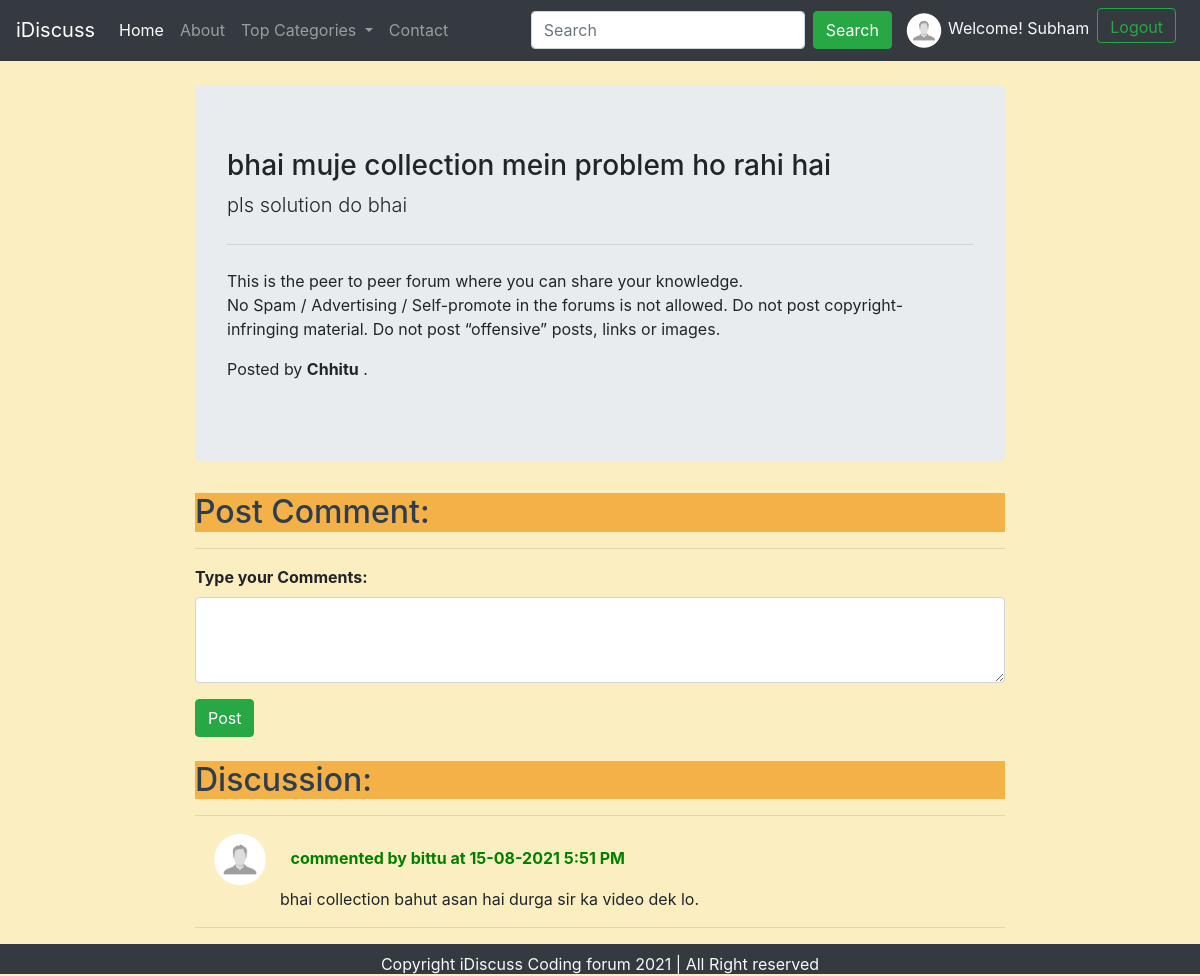
/threadques.php?threadid=22 (signed in), run on the app's committed database.
### tables this page shows
CREATE TABLE `threads` (
  `thread_id` int(7) NOT NULL,
  `thread_title` varchar(255) NOT NULL,
  `thread_desc` text NOT NULL,
  `thread_cat_id` int(7) NOT NULL,
  `thread_user_id` int(7) NOT NULL,
  `timestamp` datetime NOT NULL DEFAULT current_timestamp()
);

CREATE TABLE `users` (
  `sno` int(10) NOT NULL,
  `username` varchar(20) NOT NULL,
  `password` varchar(255) NOT NULL,
  `email` varchar(30) NOT NULL,
  `mobileNo` bigint(12) NOT NULL,
  `date` datetime NOT NULL DEFAULT current_timestamp()
);

CREATE TABLE `comments` (
  `comment_id` int(10) NOT NULL,
  `comment_content` text NOT NULL,
  `thread_id` int(10) NOT NULL,
  `comment_by` int(10) NOT NULL,
  `comment_time` datetime NOT NULL DEFAULT current_timestamp()
);

### threadques.php (the view, shortened to what this page needs)
<!doctype html>
<html lang="en">
<head>
    <link rel="stylesheet" href="https://stackpath.bootstrapcdn.com/bootstrap/4.5.0/css/bootstrap.min.css"
>
    <link rel="stylesheet" href="forum-css/style.css">
</head>
<body style="background-color: #FBEEC1;">
    <?php include 'partials/_header.php'?>
    <?php
       $id= $_GET['threadid'];
       $sql="SELECT * FROM threads WHERE  thread_id=$id";
       $result=mysqli_query($conn,$sql);
       while($row=mysqli_fetch_assoc($result))
       {
          $title=$row['thread_title'];
          $desc=$row['thread_desc'];
          $thread_user_id=$row['thread_user_id'];
       }
                  $sql2="SELECT username FROM `users` WHERE sno= '$thread_user_id' ";
                  $result2=mysqli_query($conn,$sql2);
                  $row2=mysqli_fetch_assoc($result2);
                  $posted_by=$row2['username'];
    ?>
     <div class="container my-4 " style="width:70%;" >
        <div class="jumbotron">
          <h3 > <?php echo $title ?></h3>
          <p class="lead"> <?php echo $desc ?> <p>
          <hr class="my-4">
          <p>This is the peer to peer forum where you can share your knowledge.<br>No Spam / Advertising / Self-promote in the forums is not allowed.
            Do not post copyright-infringing material.
            Do not post “offensive” posts, links or images.
        </p>
         <p>Posted by <b><?php echo ucfirst($posted_by) ?></b> .</p>
        </div>
     </div>
         <?php
           if (isset($_SESSION['loggedin']) && $_SESSION['loggedin']== true)
            {
             echo '<div class="container" style="width:70%;">
                        <form action=" '.$_SERVER['REQUEST_URI'].' " method="post">
                             <h2>Post Comment:</h2>
                             <hr>
                            <div class="form-group">
                                <label for="desc"><b>Type your Comments:</b></label>
                                <textarea class="form-control" id="comment" name="comment" rows="3"></textarea>
                                <input type="hidden" name="sno" value="'.$_SESSION["sno"].'">
                              </div>
                          <button type="submit" class="btn btn-success">Post</button>
                      </form>
             </div>';
      }
         else{
                echo '<div class="container"  style="width:70%;">
                         <h2>Post Comment:</h2>
                         <h5 class="font-weight-bold" style="color:red">You are not loggedin!Please login first</h5>
                      </div>';
         }
     ?>
             <br>
       <div class="container"  id="ques" style="width:70%;">
           <h2 >Discussion:</h2>
           <hr>
           <?php
               $id= $_GET['threadid'];
               $sql="SELECT * FROM `comments` WHERE `thread_id`=$id";
               $result=mysqli_query($conn,$sql);
               while($row=mysqli_fetch_assoc($result))
               {
                  $content=$row['comment_content'];
                  $commentTime = date_create($row['comment_time']);
                  $thread_user_id=$row['comment_by'];
                  $sql2="SELECT username FROM `users` WHERE sno= '$thread_user_id' ";
                  $result2=mysqli_query($conn,$sql2);
                  $row2=mysqli_fetch_assoc($result2);
                   echo '<div class="container">
                <img src="media/profileMan.png" width="60px" class="mr-3" alt="...">
                  <span class="font-weight-bold" style="color:green">'.'commented by '.$row2["username"].' at '.date_format($commentTime, " d-m-Y g:i A").'</span>
                <p style="margin-left:70px;">'.$content.'</p>
                </div><hr>';
                   }
            ?>
        </div>
    <?php include 'partials/_footer.php'?>
</body>
</html>

### forum-css/style.css (style rules this page uses)
h2 { background-color: #F4B148; color: #2C3E50; }

### data on the page
threads: thread_title "bhai muje collection mein problem ho rahi hai", thread_desc "pls solution do bhai"
users: username "Chhitu"
comments: users.username "bittu", comment_time "15-08-2021 5:51 PM", comment_content "bhai collection bahut asan hai durga sir ka video dek lo."

### other printed values
$_SESSION['username'] "Subham"
